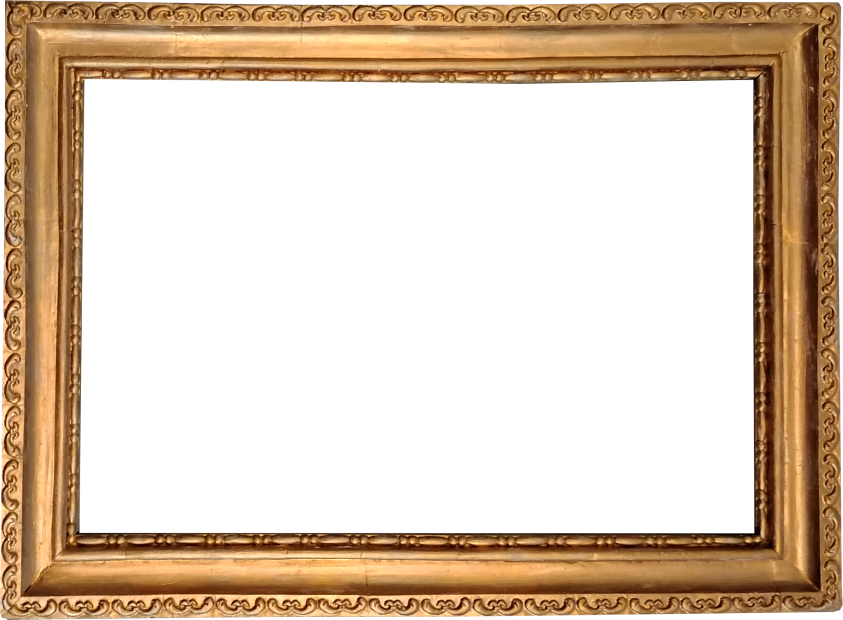
#> input picture resources/gold-picture-frame-1.png, 1686 x 1239 px (shown at 1/2 size)
$ python misc.py
#> lines starting #> are read from the running program, lines starting #| are printed output that depends on the picture; pictures that were not available may be replaced by others from this repository, and a replacement may not be noted
#> further down, transparent_frame is the input picture: PIL image 1686x1239 RGBA; mean R, G, B, A 67.3, 48.2, 28.8, 102.3
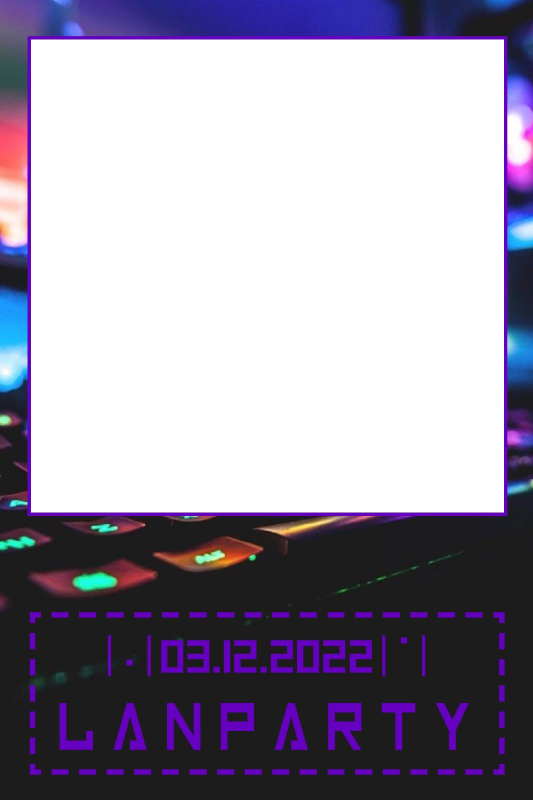
#> input picture resources/IMG-20221203-WA0001.png, 1066 x 1600 px, given in place of 6210769181387243502.jpg, which was not available (shown at 1/2 size)
### log.py
# coding=utf-8
import sys
import pathlib
import logging

_logger = logging.getLogger(name="root")
_logger.setLevel(logging.DEBUG)

file_format = logging.Formatter("%(asctime)s [%(levelname)s] %(message)s")
file_handler = logging.FileHandler(f"{pathlib.Path(sys.argv[0]).stem:s}.log")
file_handler.setFormatter(file_format)
file_handler.setLevel(logging.DEBUG)
_logger.addHandler(file_handler)

out_format = logging.Formatter("%(message)s")
out_handler = logging.StreamHandler(sys.stdout)
out_handler.setFormatter(out_format)
out_handler.setLevel(logging.INFO)
_logger.addHandler(out_handler)


def debug(*args, **kwargs):
    _logger.debug(*args, **kwargs)


def info(*args, **kwargs):
    _logger.info(*args, **kwargs)


def warning(*args, **kwargs):
    _logger.warning(*args, **kwargs)


def error(*args, **kwargs):
    _logger.error(*args, **kwargs)


def critical(*args, **kwargs):
    _logger.critical(*args, **kwargs)


def fatal(*args, **kwargs):
    _logger.fatal(*args, **kwargs)

### misc.py
# coding=utf-8
import json
import string
from pathlib import Path
from typing import Any

from PIL import Image, ImageOps

import requests

import log


def get_config(path: str) -> dict[str, Any]:
    log.info(f"reading config <{path:s}>...")
    with open(path, mode="r") as file:
        return json.load(file)


def save_image_from_url(filename: Path, image_url: str):
    image = requests.get(image_url)
    with filename.open(mode="wb") as file:
        file.write(image.content)


def clean_hashtag(hashtag: str) -> str:
    return "".join(x for x in hashtag if x in string.digits + string.ascii_letters)


def fit_frame_to_image(image: Image.Image, frame: Image.Image, window_coordinates: tuple[int, int, int, int]) -> Image.Image:
#> called with window_coordinates = (147, 137, 1527, 1083)
    image_width, image_height = image.size
#> image_width = 1066; image_height = 1600
    aspect_ratio_image = image_width / image_height
#> aspect_ratio_image = 0.666
    window_width = window_coordinates[2] - window_coordinates[0]
    window_height = window_coordinates[3] - window_coordinates[1]
    aspect_ratio_window = window_width / window_height

    if aspect_ratio_window < aspect_ratio_image:
        log.info("window is too narrow, scaling according to height")
        factor = image_height / window_height
    else:
        log.info("window is too wide, scaling according to width")
        factor = image_width / window_width
#> factor = 0.772

    frame_resized = frame.resize((int(frame.size[0] * factor), int(frame.size[1] * factor)))
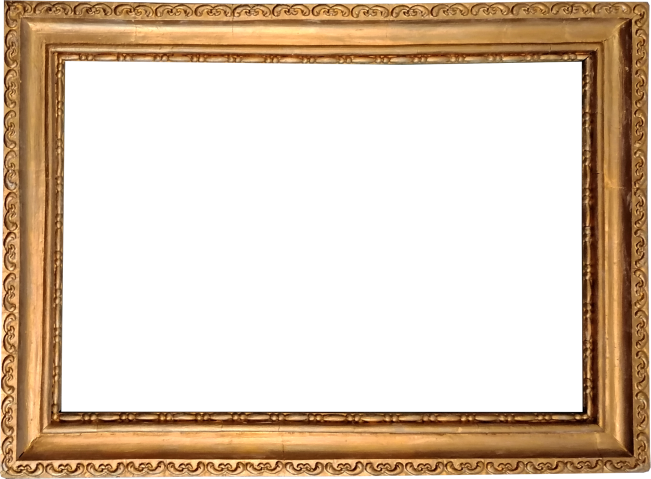
#> frame_resized: PIL image 1302x957 RGBA (shown at 1/2 size); mean R, G, B, A 67.5, 48.3, 28.9, 102.3; transparent parts drawn white
    resized_window_width = int(window_width * factor)
#> resized_window_width = 1066
    resized_window_height = int(window_height * factor)
#> resized_window_height = 730
    log.info(f"resized window: {resized_window_width:.0f} x {resized_window_height:.0f}")

    scaled_window_coordinates = tuple(x * factor for x in window_coordinates)
#> scaled_window_coordinates = (113.6, 105.8, 1179.6, 836.6)
    image_position = (
        int(scaled_window_coordinates[0] + max(0., (resized_window_width - image_width) / 2)),
        int(scaled_window_coordinates[1] + max(0., (resized_window_height - image_height) / 2))
    )
#> image_position = (113, 105)
    log.info(f"image position in frame: {image_position[0]:.0f}, {image_position[1]:.0f}")

    log.info(f"image size: {image.size}, "
             f"frame size: {frame.size}, "
             f"resized frame size: {frame_resized.size}, "
             f"window size: {window_width:d}x{window_height:d}, "
             f"resized window size: {resized_window_width:.0f}x{resized_window_height:.0f}, "
             f"image position: {image_position}")

    # crop image vertically and horizontally centered in window
    crop_top_left = (
        int(max(0., (image_width - resized_window_width) / 2)),
        int(max(0., (image_height - resized_window_height) / 2))
    )
#> crop_top_left = (0, 435)
    log.info(f"crop top left: {crop_top_left}")

    crop_box = (
        crop_top_left[0],
        crop_top_left[1],
        crop_top_left[0] + resized_window_width,
        crop_top_left[1] + resized_window_height
    )
#> crop_box = (0, 435, 1066, 1165)
    log.info(f"crop box: {crop_box}")
    cropped_image = image.crop(crop_box)
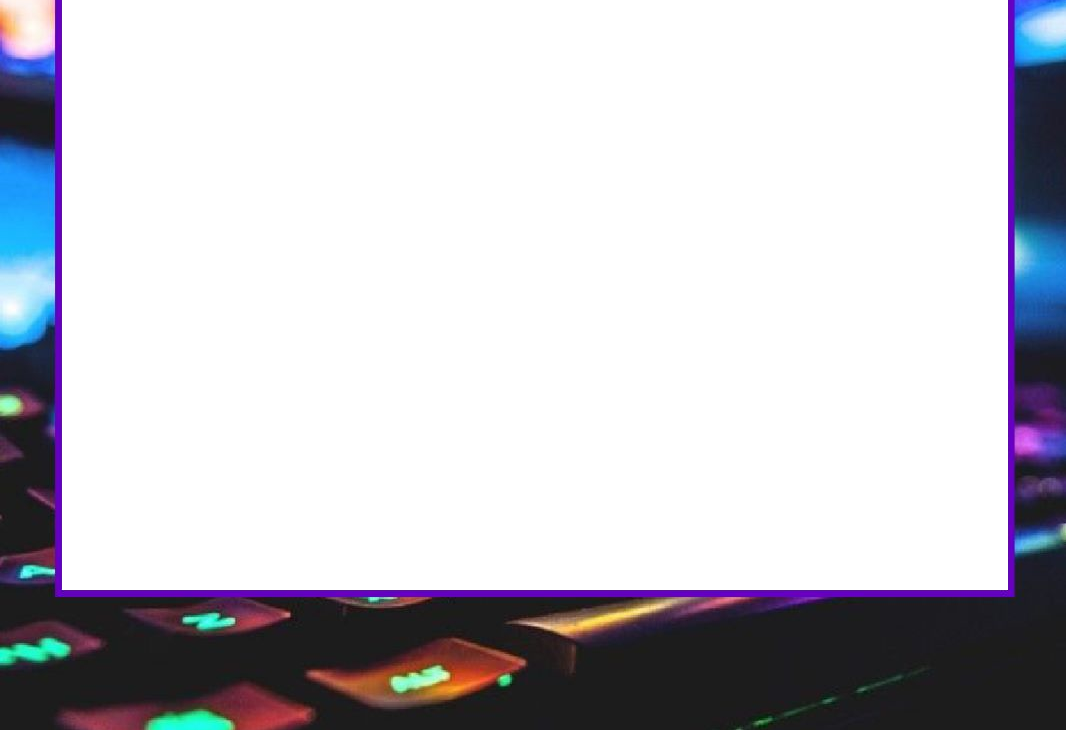
#> cropped_image: PIL image 1066x730 RGBA; mean R, G, B, A 15.4, 14.6, 20.9, 72.1; transparent parts drawn white

    alpha_channel_frame = ImageOps.invert(frame_resized.split()[3])
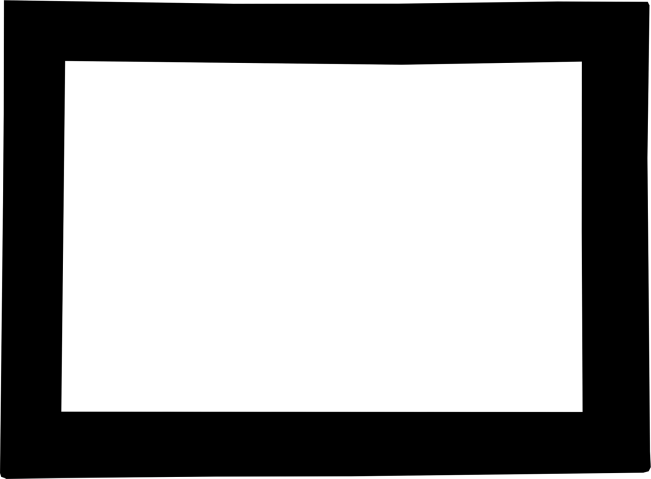
#> alpha_channel_frame: PIL image 1302x957 L (shown at 1/2 size); min 0, max 255, mean 152.7
    mask_box = (
        int(scaled_window_coordinates[0]),
        int(scaled_window_coordinates[1]),
        int(scaled_window_coordinates[0] + resized_window_width),
        int(scaled_window_coordinates[1] + resized_window_height)
    )
#> mask_box = (113, 105, 1179, 835)
    frame_resized.paste(cropped_image, box=image_position, mask=alpha_channel_frame.crop(mask_box))
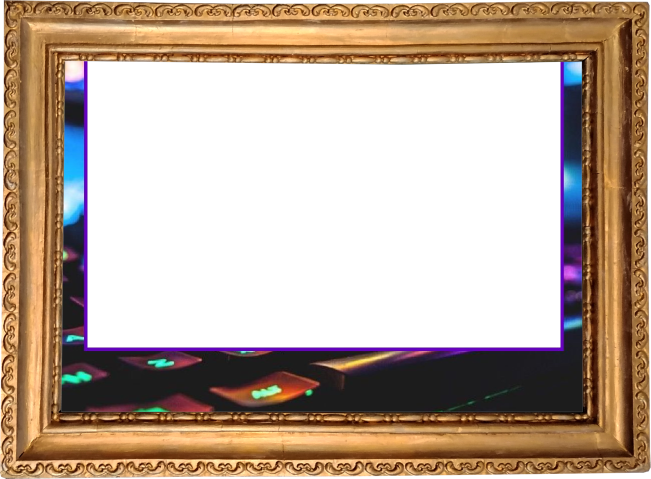
#> frame_resized: PIL image 1302x957 RGBA (shown at 1/2 size); mean R, G, B, A 75.3, 55.3, 39.3, 140.2; transparent parts drawn white

    return frame_resized.convert("RGB")
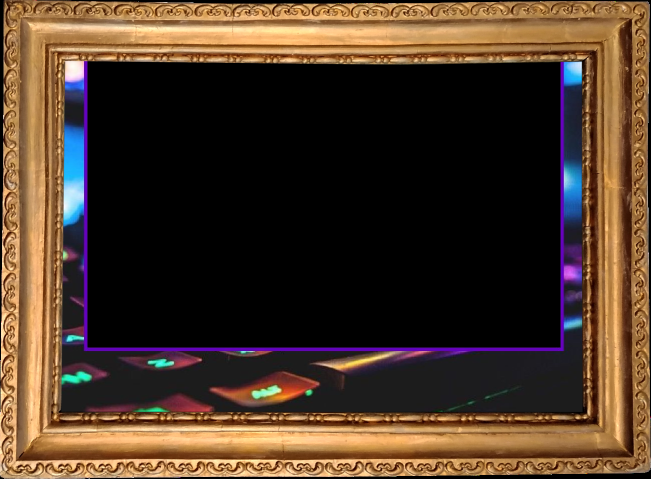
#> returned value: PIL image 1302x957 RGB (shown at 1/2 size); mean R, G, B 75.3, 55.3, 39.3


if __name__ == "__main__":
    rotated = False
    steff = False

    if steff:
        transparent_frame = Image.open("resources/IMG-20221203-WA0001.png")
        window = 62, 79, 1008, 1025

    elif rotated:
        transparent_frame = Image.open("resources/gold-picture-frame-1 - rotate.png")
        window = 137, 147, 1083, 1527
    else:
        transparent_frame = Image.open("resources/gold-picture-frame-1.png")
        window = 147, 137, 1527, 1083

    framed = fit_frame_to_image(
        Image.open("images/6210769181387243502.jpg"),
        transparent_frame,
        window)

    framed.show()
